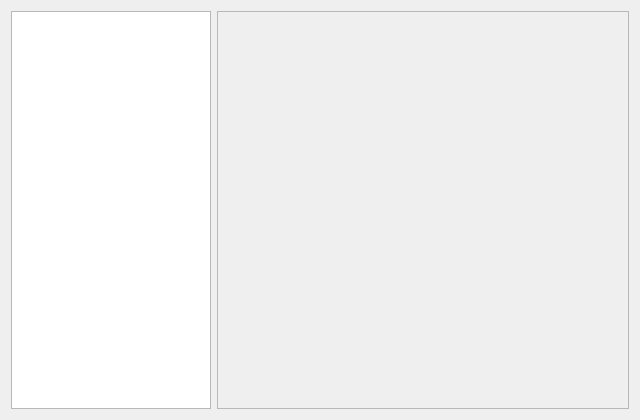
<?xml version="1.0" encoding="UTF-8"?>
<ui version="4.0">
 <class>optionsWindow</class>
 <widget class="QDialog" name="optionsWindow">
  <property name="geometry">
   <rect>
    <x>0</x>
    <y>0</y>
    <width>640</width>
    <height>420</height>
   </rect>
  </property>
  <property name="windowTitle">
   <string>Options</string>
  </property>
  <layout class="QHBoxLayout" name="horizontalLayout">
   <item>
    <widget class="QListWidget" name="list">
     <property name="minimumSize">
      <size>
       <width>200</width>
       <height>0</height>
      </size>
     </property>
     <property name="maximumSize">
      <size>
       <width>200</width>
       <height>16777215</height>
      </size>
     </property>
    </widget>
   </item>
   <item>
    <widget class="QScrollArea" name="currentOptions">
     <property name="widgetResizable">
      <bool>true</bool>
     </property>
     <widget class="QWidget" name="currentOptionsContents">
      <property name="geometry">
       <rect>
        <x>0</x>
        <y>0</y>
        <width>414</width>
        <height>400</height>
       </rect>
      </property>
     </widget>
    </widget>
   </item>
  </layout>
 </widget>
 <resources/>
 <connections/>
</ui>
